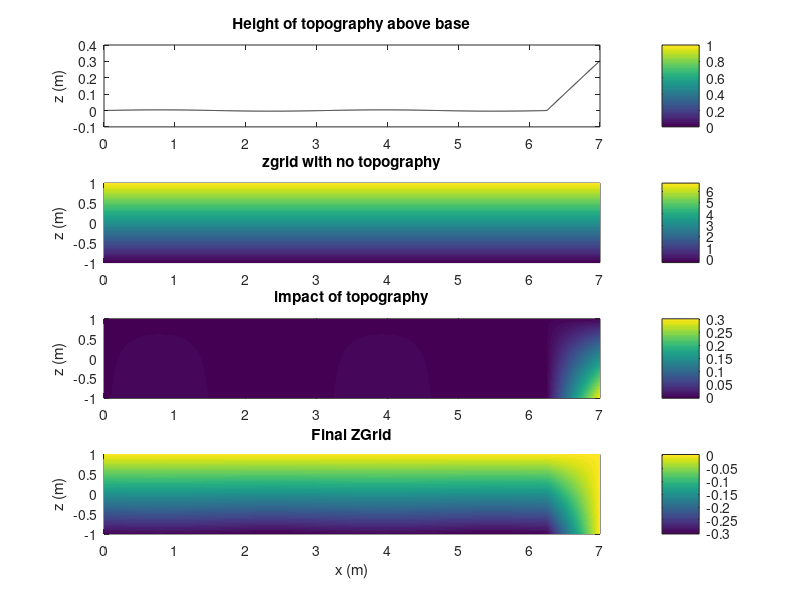
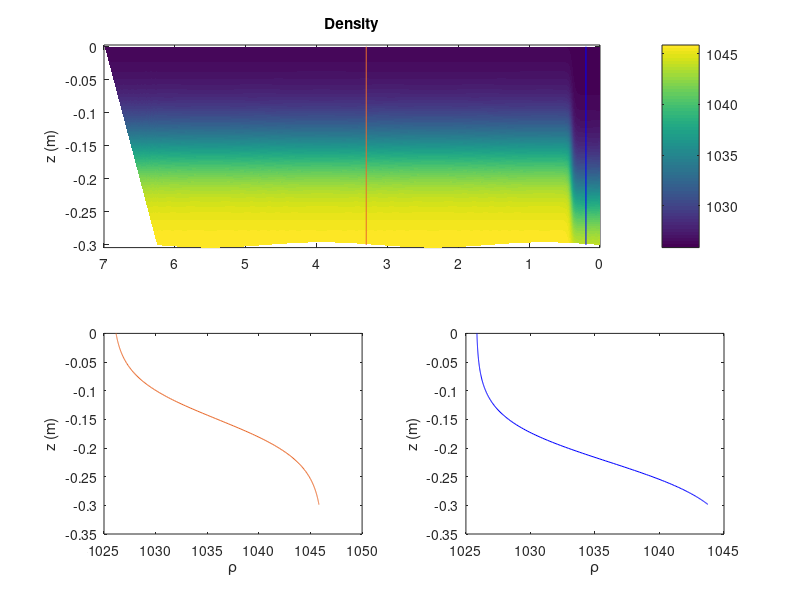

The MATLAB script that drew these images, in order:

%INITIAL_CONDITION_MAKER - sets up grids etc as in SPINS, based on input like spins.conf
% outputs a figure equivalent to running the first frame of SPINS
%
% Other m-files required: none
% Subfunctions: none
% MAT-files required: none
%
% See also: 
% Author: Sam Hartharn-Evans
% School of Mathematics, Statistics and Physics, Newcastle University
% email address: s.hartharn-evans2@newcastle.ac.uk
% GitHub: https://github.com/HartharnSam
% June-2020; Last revision: 26-Nov-2020
% MATLAB Version: 9.9.0.1467703 (R2020b)

%---------------------------------------------------
%% BEGIN CODE %%
%---------------------------------------------------
clc; clearvars; close all;
%% Parameters to set to match spins.conf file
% Grid parameters
Lx = 7.0;
Ly = 0.1;
Lz = 0.3;
Nx = 4096;
Ny = 1;
Nz = 256;
min_x=  0;
min_y = 0;
min_z = -.3;

% Physical Parameters
g = 9.81;
rot_f = 0.0e-3;
rho_0 = 1026.0;
visco = 1e-6;
kappa_rho = 1e-7;

% Problem Parameters
delta_rho = (1046-rho_0)/rho_0;
pyc_loc = -0.15;
h_halfwidth = 0.075;
pyc_adj_loc = -0.2237;
h_adj_halfwidth = h_halfwidth;
delta_x = 0.04;
L_adj = 0.4;

% Topography Parameters
hill_height = 0.3;
hill_slope = 0.4;
hill_trans = 0.01;
hill_end_dist = -0.0;

%% Set up grid (don't change this bit)

x = min_x:Lx/(Nx-1):Lx;
y = min_y:Ly/(Ny-1):Ly;
z = 0:Lz/(Nz-1):(Lz);
[xx, yy, ~] = meshgrid(x, y, z);

xx = squeeze(xx);

ii = repmat(0:Nz-1, Nx,1);
kk = repmat(0:Nx-1, 1, Nz);

% set up Chebyshev in vertical
zz = -cos(ii.*pi./(Nz-1));

%% Set up topography and zg (z grid) based on problem topography parameters and equations in .cpp code
hill_length = hill_height/hill_slope;

a1 = Lx-hill_length-hill_end_dist;
d1 = hill_trans;
a2 = Lx-hill_end_dist;
d2 = hill_trans;

topo = hill_slope*((.5*(xx-a1+(d1*log(2*cosh((xx-a1)/d1))))) + 0.01*sin(2*xx) - ...
    (0.5*(xx-a2 +(d2*log(2*cosh((xx-a2)/d2))))));

zg = min_z + 0.5*Lz*(1+zz) + 0.5*(1-zz).*topo;

%% Plot these things upfigure
% Note Units/absolute numbers aren't relevant, just how they change within
% a plot is useful
figure
subplot(4, 1, 1)
plot(x, topo(:, 1), 'k-');
ylabel('z (m)');
title('Height of topography above base')
colorbar
set(gca, 'xlim', [min_x Lx]);

subplot(4, 1, 2)
pcolor(squeeze(xx), squeeze(zz), squeeze(min_z + 0.5*Lx*(1+zz))); shading flat; colorbar
ylabel('z (m)');
title('zgrid with no topography')

subplot(4, 1, 3)
pcolor(squeeze(xx), squeeze(zz), squeeze(0.5*(1-zz).*topo)); shading flat; colorbar
title('impact of topography')
ylabel('z (m)');

subplot(4, 1, 4); 
pcolor(squeeze(xx), squeeze(zz), squeeze(zg)); shading flat; colorbar
title('Final ZGrid');
xlabel('x (m)');
ylabel('z (m)');

%% Identify behind gate and flat bed profile locations
% Behind gate profile
inds_gate = find(xx(:, 1)<L_adj);
line_1 = inds_gate(round(length(inds_gate)/2));

% Flat bed profile
inds_free_wave = find(xx(:, 1)>L_adj*1.15 & xx(:, 1)<(Lx - ...
    (hill_height/hill_slope)*1.15));
line_2 = inds_free_wave(round(length(inds_free_wave)/2));

%% Calculate density profile (based on problem parameters and .cpp equations)

rho =  -0.5 * delta_rho * tanh((zg-pyc_loc)/h_halfwidth); % Without the gate

rho = rho.*0.5.*(1.0+tanh((xx-L_adj)/delta_x)); % Clears the region behind the gate
rho = rho + 0.5*(1.0-tanh((xx-L_adj)/delta_x))...
    .*(-0.5*delta_rho*tanh((zg-pyc_adj_loc)/h_adj_halfwidth)); % Adds in density around the gate

% Conversion to real units
rho = rho_0.*(1 + delta_rho/2 + rho.*(delta_rho.*(1+delta_rho) + 1));

%% Plot densities
figure(2)
subplot(2, 2, [1 2])

pcolor(xx,zg,rho),shading flat
title('Density')
%contourf(x,z,rho),shading flat % This is better for printed figures
ylabel('z (m)')
colorbar
set(gca, 'XDir', 'reverse')
hold on
plot([xx(line_1, 1) xx(line_1, 1)], [-0.3 0], '-b');
plot([xx(line_2, 1) xx(line_2, 2)], [-0.3 0], '-', 'Color', [ 0.9100 0.4100 0.1700]);

%% Plot Gate Water Column
subplot(2, 2, 4)
plot(rho(line_1, :), zg(line_1, :), '-b')
xlabel('\rho')
ylabel('z (m)')
set(gca, 'XDir', 'normal')
%% Plot Main Water Column
subplot(2, 2, 3)

plot(rho(line_2, :), zg(line_2, :), '-', 'Color', [ 0.9100 0.4100 0.1700]);
xlabel('\rho')
ylabel('z (m)')
set(gca, 'XDir', 'normal')

%% Tracer
% figure
% subplot(2, 2, [1 2])
% 
% pcolor(xx,zg,rho),shading flat
% title('Density')
% %contourf(x,z,rho),shading flat % This is better for printed figures
% ylabel('z (m)')
% colorbar
% set(gca, 'XDir', 'reverse')
% 
% 
% % Set up dye strong in top layer
% dye = 0.5 + 0.5*tanh((zg-pyc_adj_loc)/(h_adj_halfwidth));
% dye = 0.5*dye.*(1+tanh((L_adj-xx)/delta_x));
% 
% 
%  subplot(2, 2, [3 4])
% pcolor(xx, zg, dye), shading flat;
% colorbar
% title('Dye')


